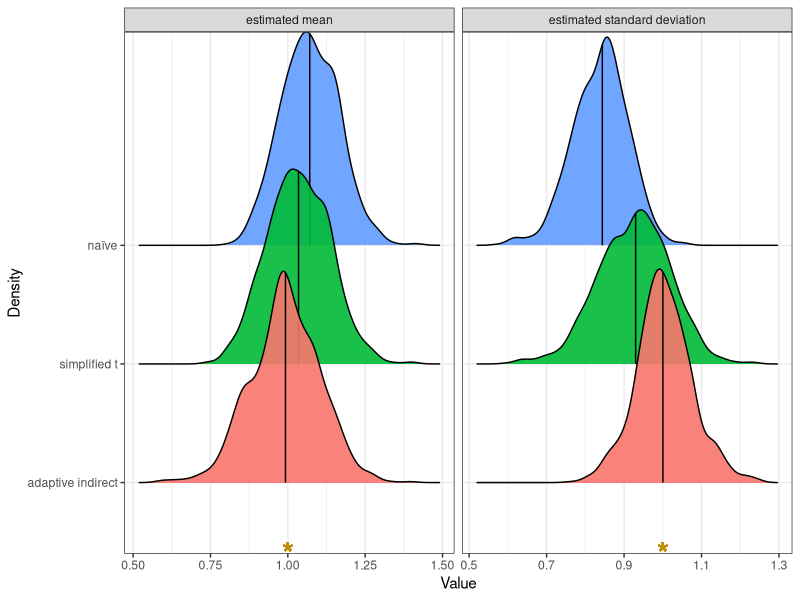
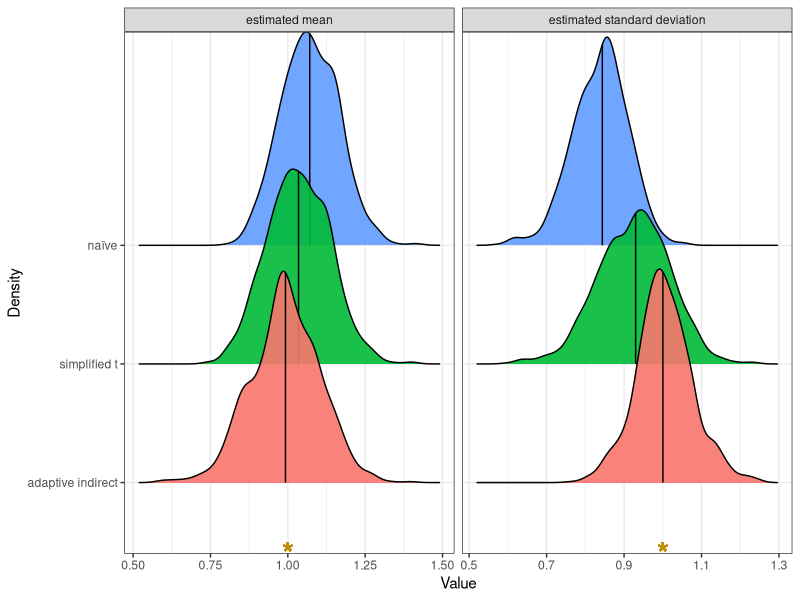

Write the R code that produced these figures, in order.
library(ggplot2)
library(ggridges)

estimate_lists <- read.csv("results/paramboot_normal_comparison_estimates.csv", sep=",")
estimate_lists2 <- read.csv("results/paramboot_normal_comparison_adaptive_indirect_estimates.csv", sep=",")
estimate_lists2$std <- sqrt(estimate_lists2$std)

estimate_lists <- rbind(estimate_lists, estimate_lists2)
estimate_lists$method <- factor(estimate_lists$method, levels=c("adaptive indirect", "simplified t", 
                                                                "naive", "Efron's BC", "automatic percentile"))
estimate_lists_new <- data.frame(estimate=c(estimate_lists$mean, estimate_lists$std), 
                                 method=c(estimate_lists$method, estimate_lists$method),
                                 parameter=c(rep(c('estimated mean', 'estimated standard deviation'), each=length(estimate_lists$std))))

estimate_lists_new2 <- estimate_lists_new[estimate_lists_new$method != "Efron's BC",]
estimate_lists_new <- estimate_lists_new2[estimate_lists_new2$method != "automatic percentile",]

method1 <- estimate_lists_new$method
method1 <- factor(method1, level=c("adaptive indirect", "simplified t", "naive", "naïve"))
method1 <- replace(method1, method1=="naive", 'naïve')
estimate_lists_new$method <- method1

ggplot(estimate_lists_new) +
  geom_density_ridges(aes(x = estimate, y = method, fill = method), alpha=0.9, quantile_lines = TRUE, quantiles = c(0.5)) + #, scale=1. , panel_scaling=FALSE
  facet_grid(. ~ parameter, scales="free") +
  geom_text(label = "*", x = 1, y = 0.4, size = 8, color = "#C28E0E") +
  theme_bw() +
  labs(x = "Value", y = "Density", color = "Method") +
  theme(legend.position = "none") 
ggsave(paste("results/bias_comparison.pdf", sep=""), width=7, height=1.5)
